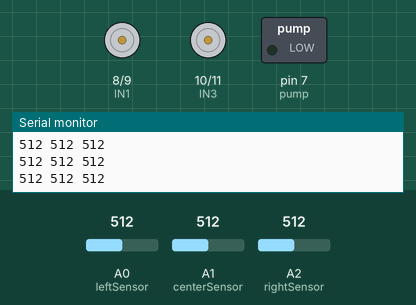
This sketch was run on a simulated Arduino Uno, built with avr-gcc and run on an emulated ATmega328P. Shown: motor-driver pin pairs drawn as motors (green arrow = first pin HIGH = forward, orange = second pin HIGH = backward, longer = more drive), switched loads named in the sketch (green lamp = pin HIGH), the last lines printed to the serial monitor. The inputs (shaded band) are chosen by the test bench; at power-on: A0 (leftSensor) = 512, A1 (centerSensor) = 512, A2 (rightSensor) = 512.

Above: at 1.2 s.
1.3 s: A0 (leftSensor) set to 490
At 2.3 s:
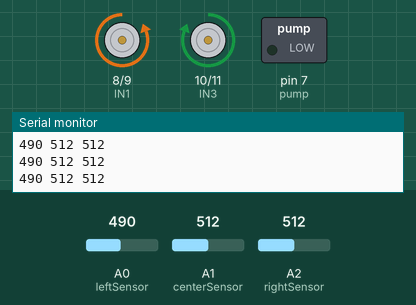
2.9 s: A1 (centerSensor) set to 491
At 3.8 s:
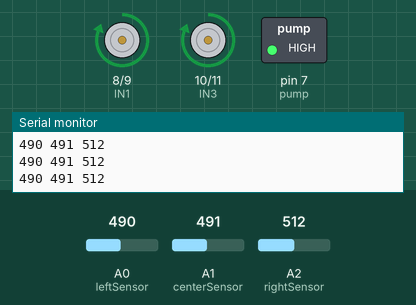
4.5 s: A1 (centerSensor) set to 510
At 5.3 s:
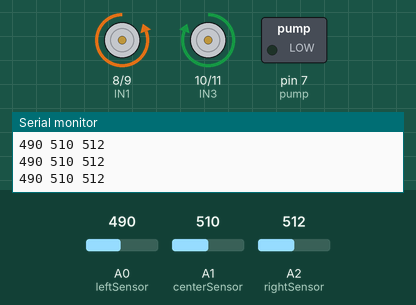
6.1 s: A1 (centerSensor) set to 490
At 6.7 s:
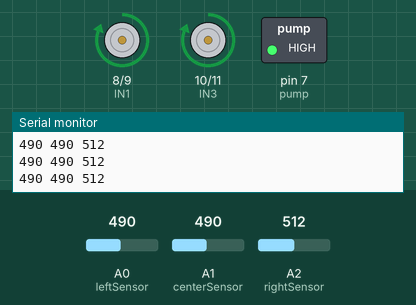
Timing chart, 0 to 8.7 s (numbered marks = the images above; inputs shaded):
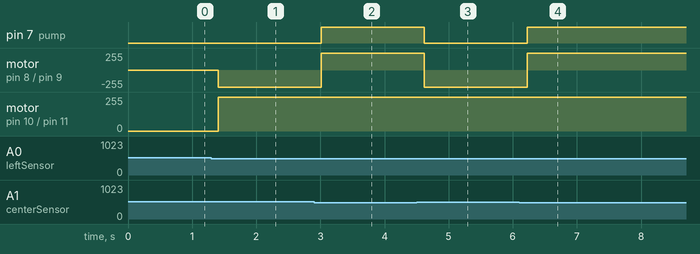

The sketch:

CODE.ino
```cpp
// Flame sensor pins
int leftSensor = A0;
int centerSensor = A1;
int rightSensor = A2;

// Motor pins
int IN1 = 8;
int IN2 = 9;
int IN3 = 10;
int IN4 = 11;

// Pump relay
int pump = 7;

// Threshold (adjust after testing)
int threshold = 500;

void setup() {
  pinMode(IN1, OUTPUT);
  pinMode(IN2, OUTPUT);
  pinMode(IN3, OUTPUT);
  pinMode(IN4, OUTPUT);
  pinMode(pump, OUTPUT);

  Serial.begin(9600);
}

// Motor functions
void forward() {
  digitalWrite(IN1, HIGH);
  digitalWrite(IN2, LOW);
  digitalWrite(IN3, HIGH);
  digitalWrite(IN4, LOW);
}

void left() {
  digitalWrite(IN1, LOW);
  digitalWrite(IN2, HIGH);
  digitalWrite(IN3, HIGH);
  digitalWrite(IN4, LOW);
}

void right() {
  digitalWrite(IN1, HIGH);
  digitalWrite(IN2, LOW);
  digitalWrite(IN3, LOW);
  digitalWrite(IN4, HIGH);
}

void stopMotors() {
  digitalWrite(IN1, LOW);
  digitalWrite(IN2, LOW);
  digitalWrite(IN3, LOW);
  digitalWrite(IN4, LOW);
}

void loop() {
  int leftVal = analogRead(leftSensor);
  int centerVal = analogRead(centerSensor);
  int rightVal = analogRead(rightSensor);

  Serial.print(leftVal); Serial.print(" ");
  Serial.print(centerVal); Serial.print(" ");
  Serial.println(rightVal);

  if (centerVal < threshold) {
    // Fire ahead
    forward();
    digitalWrite(pump, HIGH); // Pump ON
  }
  else if (leftVal < threshold) {
    left();
    digitalWrite(pump, LOW);
  }
  else if (rightVal < threshold) {
    right();
    digitalWrite(pump, LOW);
  }
  else {
    stopMotors();
    digitalWrite(pump, LOW);
  }

  delay(200);
}
```

Measured:
- the behaviour switches between 500 and 499 on A0 (leftSensor) (found by bisection; images 0 and 1)
- the behaviour switches between 500 and 499 on A1 (centerSensor) (found by bisection; images 1 and 2)
- after the input at 1.3 s, motor on pin 8 (IN1) / pin 9 (IN2): stopped → backward 255/255 after 0.11 s; motor on pin 10 (IN3) / pin 11 (IN4): stopped → forward 255/255 after 0.11 s
- after the input at 2.9 s, pin 7 (pump): LOW → HIGH after 0.11 s; motor on pin 8 (IN1) / pin 9 (IN2): backward 255/255 → forward 255/255 after 0.11 s
- after the input at 4.5 s, pin 7 (pump): HIGH → LOW after 0.12 s; motor on pin 8 (IN1) / pin 9 (IN2): forward 255/255 → backward 255/255 after 0.12 s
- after the input at 6.1 s, pin 7 (pump): LOW → HIGH after 0.13 s; motor on pin 8 (IN1) / pin 9 (IN2): backward 255/255 → forward 255/255 after 0.13 s
